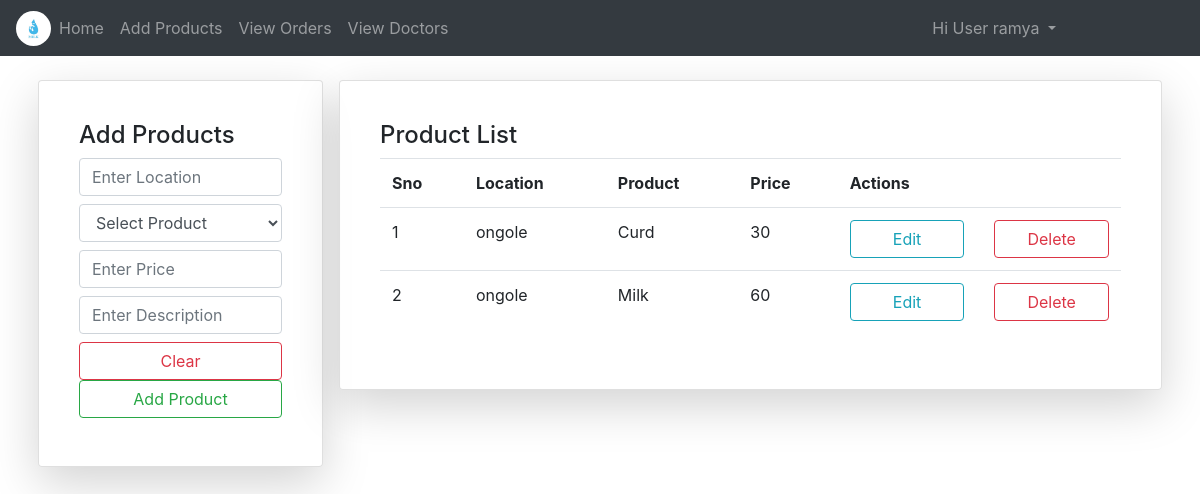
The app's page /notes/ (signed in) with its own data.
### NotesApp/models.py (models this page shows)
class User(AbstractUser):
	v = [
		('d','Select Your gender'),
		('M','Male'),
		('F','Female'),
	]
	p = [
		('G','Guest'),
		('T','Merchant'),
		('S','Customer'),
		('D','Doctor'),
	]
	gd = models.CharField(choices=v,default='d',max_length=5)
	mb = models.CharField(max_length=11)
	uq = models.CharField(max_length=10)
	role = models.CharField(choices=p,default='G',max_length=5)
	is_teacher = models.BooleanField(default=False)
	is_student = models.BooleanField(default=False)
	is_doctor = models.BooleanField(default=False)
	pfimg = models.ImageField(upload_to='Profiles/',default='demoprofile.png')

class Notes(models.Model):
	y = [
		('0', 'Select Product'), ('1', 'Milk'), ('2', 'Curd'), ('3', 'Cheese'), ('4', 'Panner'), ('5', 'Badam Milk')]
	branch = models.CharField(max_length=50)
	year = models.CharField(default='0',choices=y,max_length=5)
	subject = models.CharField(max_length=50)
	descnote = models.CharField(max_length=10)
	ntfle = models.FileField(default='static/images/DataFiles/data_1.xlsx', upload_to='DataFiles')
	date_created = models.DateField(auto_now=True)
	sckey = models.CharField(max_length=10)
	usr = models.ForeignKey(User,on_delete=models.CASCADE)

### NotesApp/views.py (the view, shortened to what this page needs)
# urls.py: path('notes/',views.noteslist,name="ntlist"),
def noteslist(request):
	n = Notes.objects.filter(usr_id=request.user.id)
	c = NoteForm()
	return render(request,'notehtmls/notelist.html',{'p':c,'z':n})

### NotesApp/forms.py
class NoteForm(forms.ModelForm):
	class Meta:
		model = Notes
		fields = ["branch","year","subject","descnote"]
		widgets = {
		"branch":forms.TextInput(attrs={
			"class":"form-control my-2",
			"placeholder":"Enter Location",
			}),
		"year":forms.Select(attrs={
			"class":"form-control my-2",
			"placeholder":"Choose Product"
			}),
		"subject":forms.TextInput(attrs={
			"class":"form-control my-2",
			"placeholder":"Enter Price",
			}),
		"descnote":forms.TextInput(attrs={
			"class":"form-control my-2",
			"placeholder":"Enter Description",
			}),
		}

### templates/notehtmls/notelist.html (shortened to what this page needs)
{% extends 'notehtmls/base.html' %} {% block title %}Products List{% endblock %} {% block content %}
<div class="container mt-4">
    <div class="row">
        <div class="col-md-3 card shadow-lg mx-2 h-100">
            <div class="card-body">
                <h4>Add Products</h4>
                <form method="post" enctype="multipart/form-data">
                    {% csrf_token %} {% for i in p %} {{i}} {% endfor %}
                    <div class="row my-2">
                        <div class="col">
                            <input type="reset" value="Clear" class="form-control btn btn-outline-danger">
                        </div>
                        <div class="col">
                            <input type="submit" value="Add Product" class="form-control btn btn-outline-success">
                        </div>
                    </div>
                </form>
            </div>
        </div>
        <div class="col-md card shadow-lg mx-2 h-100">
            <div class="card-body">
                <h4>Product List</h4>
                <table class="table">
                    <tr>
                        <th>Sno</th>
                        <th>Location</th>
                        <th>Product</th>
                        <th>Price</th>
                        <th>Actions</th>
                    </tr>
                    {% for j in z %}
                    <tr>
                        <td>{{forloop.counter}}</td>
                        <td>{{j.branch}}</td>
                        <td>{{j.get_year_display}}</td>
                        <td>{{j.subject}}</td>
                        <td>
                            <div class="row">
                                <div class="col">
                                    <a href="{% url 'edit_note' j.id %}" class="btn btn-outline-info form-control">Edit</a>
                                </div>
                                <div class="col">
                                    <a href="{% url 'delete_note' j.id %}" class="btn btn-outline-danger
								form-control">Delete</a>
                                </div>
                            </div>
                        </td>
                    </tr>
                    {% endfor %}
                </table>
            </div>
        </div>
    </div>
</div>
{% endblock %}

### templates/notehtmls/navbar.html (shortened to what this page needs)
{% load static %}
<nav class="navbar navbar-expand-md bg-dark navbar-dark">
    <img src="{% static 'images/drop.jpg' %}" class="rounded-circle" height="35px" width="35px">
    <div class="collapse navbar-collapse" id="collapsibleNavbar">
        <ul class="navbar-nav">
            {% if not user.is_authenticated %}
            <li class="nav-item">
                <a class="nav-link {% if request.path == '/' %}active{% endif %}" href="{% url 'hm' %}">Home</a>
            </li>
            <li class="nav-item">
                <a class="nav-link {% if request.path == '/abt/' %}active{% endif %}" href="{% url 'ab' %}">About</a>
            </li>
            <li class="nav-item">
                <a class="nav-link {% if request.path == '/cnt/' %}active{% endif %}" href="{% url 'ct' %}">Contact</a>
            </li>
            <li class="nav-item">
                <a class="nav-link {% if request.path == '/reg/' %}active{% endif %}" href="{% url 'rg' %}">Register</a>
            </li>
            {% else %}
            <li class="nav-item">
                <a class="nav-link {% if request.path == '/' %}active{% endif %}" href="{% url 'hm' %}">Home</a>
            </li>
            {% if user.is_superuser %}
            <li class="nav-item">
                <a class="nav-link {% if request.path == '/roles/' %}active{% endif %}" href="{% url 'role' %}">Roles</a>
            </li>
            {% elif user.role == 'T' and user.is_teacher == 1 %}
            <li class="nav-item" style="display: flex;">
                <a class="nav-link" href="{% url 'ntlist' %}">Add Products</a>
                <a class="nav-link" href="{% url 'olist' %}">View Orders</a>
                <a class="nav-link" href="{% url 'dlist' %}">View Doctors</a>
            </li>
            {% elif user.role == 'S' and user.is_student == 1 %}
            <li class="nav-item">
                <a class="nav-link" href="{% url 'ntlists' %}">View Products</a>
            </li>
            {% elif user.role == 'D' and user.is_doctor == 1 %}
            <li class="nav-item">
                <a class="nav-link" href="{% url 'mlist' %}">View Merchants</a>
            </li>
            {% else %}
            <li class="nav-item">
                <a class="nav-link" href="">Access Denied</a>
            </li>
            {% endif %} {% endif %}
        </ul>
        <ul class="navbar-nav ml-auto" style="margin-right: 120px;">
            {% if not user.is_authenticated %}
            <li class="nav-item">
                <a class="nav-link {% if request.path == '/login/' %}active{% endif %}" href="{% url 'lg' %}">Login</a>
            </li>
            {% else %}
            <div class="dropdown">
                <a class="dropdown-toggle nav-link" data-toggle="dropdown">
          Hi User {{request.user.username}}
        </a>
            </div>
            {% endif %}
        </ul>
    </div>
</nav>

### templates/notehtmls/notelist.html (style rules this page uses)
body { background-image: url('https://i.guim.co.uk/img/media/192d4774b85c67742e44f79daddb93bfb7b5339b/847_0_6513_3909/master/6513.jpg?width=465&dpr=1&s=none'); background-size: cover; background-repeat: no-repeat; background-attachment: fixed; }
.card { background-color: rgba(255, 255, 255, 0.8); padding: 20px; }

### records on screen
User: user.username "ramya"
Notes: branch "ongole", year "Curd", subject "30"
Notes: branch "ongole", year "Milk", subject "60"
